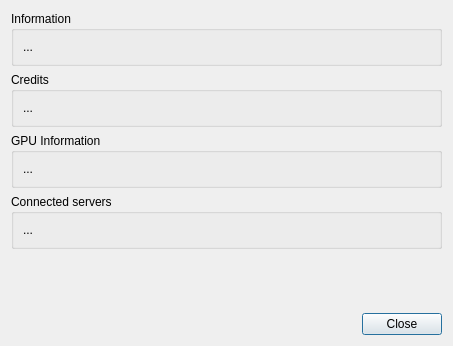
<?xml version="1.0" encoding="UTF-8"?>
<ui version="4.0">
 <class>AboutDialog</class>
 <widget class="QDialog" name="AboutDialog">
  <property name="geometry">
   <rect>
    <x>0</x>
    <y>0</y>
    <width>453</width>
    <height>346</height>
   </rect>
  </property>
  <property name="windowTitle">
   <string/>
  </property>
  <layout class="QVBoxLayout" name="verticalLayout_6">
   <item>
    <layout class="QVBoxLayout" name="verticalLayout">
     <item>
      <widget class="QGroupBox" name="informationGroupBox">
       <property name="title">
        <string>Information</string>
       </property>
       <layout class="QVBoxLayout" name="verticalLayout_2">
        <item>
         <widget class="QLabel" name="versionLabel">
          <property name="text">
           <string>...</string>
          </property>
          <property name="alignment">
           <set>Qt::AlignLeading|Qt::AlignLeft|Qt::AlignTop</set>
          </property>
         </widget>
        </item>
       </layout>
      </widget>
     </item>
     <item>
      <widget class="QGroupBox" name="creditsGroupBox">
       <property name="title">
        <string>Credits</string>
       </property>
       <layout class="QVBoxLayout" name="verticalLayout_3">
        <item>
         <widget class="QLabel" name="creditsLabel">
          <property name="text">
           <string>...</string>
          </property>
          <property name="alignment">
           <set>Qt::AlignLeading|Qt::AlignLeft|Qt::AlignTop</set>
          </property>
         </widget>
        </item>
       </layout>
      </widget>
     </item>
     <item>
      <widget class="QGroupBox" name="gpuGroupBox">
       <property name="title">
        <string>GPU Information</string>
       </property>
       <layout class="QVBoxLayout" name="verticalLayout_4">
        <item>
         <widget class="QLabel" name="gpuLabel">
          <property name="text">
           <string>...</string>
          </property>
          <property name="alignment">
           <set>Qt::AlignLeading|Qt::AlignLeft|Qt::AlignTop</set>
          </property>
         </widget>
        </item>
       </layout>
      </widget>
     </item>
     <item>
      <widget class="QGroupBox" name="serversGroupBox">
       <property name="title">
        <string>Connected servers</string>
       </property>
       <layout class="QVBoxLayout" name="verticalLayout_5">
        <item>
         <widget class="QLabel" name="serversLabel">
          <property name="text">
           <string>...</string>
          </property>
          <property name="alignment">
           <set>Qt::AlignLeading|Qt::AlignLeft|Qt::AlignTop</set>
          </property>
         </widget>
        </item>
       </layout>
      </widget>
     </item>
     <item>
      <spacer name="verticalSpacer">
       <property name="orientation">
        <enum>Qt::Vertical</enum>
       </property>
       <property name="sizeHint" stdset="0">
        <size>
         <width>20</width>
         <height>40</height>
        </size>
       </property>
      </spacer>
     </item>
     <item>
      <widget class="QDialogButtonBox" name="buttonBox">
       <property name="orientation">
        <enum>Qt::Horizontal</enum>
       </property>
       <property name="standardButtons">
        <set>QDialogButtonBox::Close</set>
       </property>
      </widget>
     </item>
    </layout>
   </item>
  </layout>
 </widget>
 <resources/>
 <connections/>
</ui>
